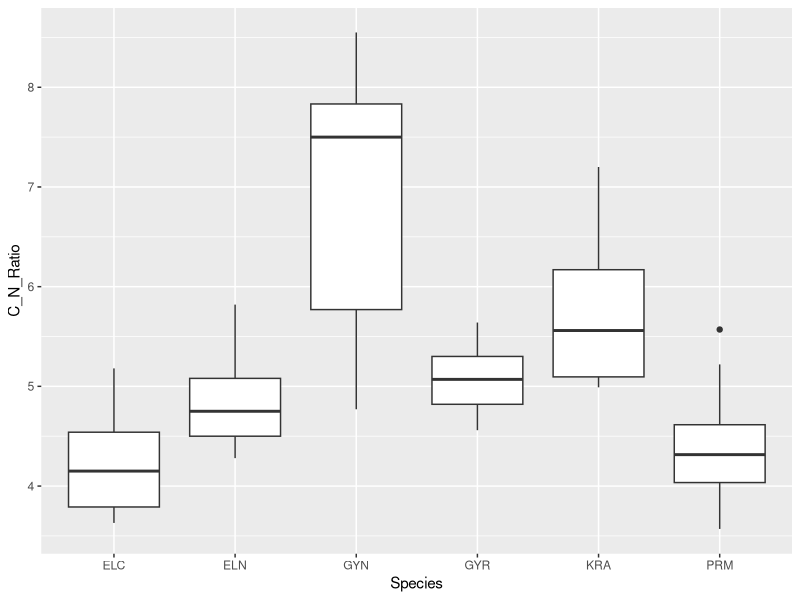

Here is the R script that generated this plot: (Note: this script raises an error after producing the figure.)
#### C:N Ratios ####

library(tidyverse)

# Import data

c_n_ratio <- read.csv("Data/CN_Ratio.csv")

# PLot

ggplot(c_n_ratio, aes(Species, C_N_Ratio)) +
  geom_boxplot()

# Anova

spp <- aov(C_N_Ratio ~ Species, data = c_n_ratio)
summary(spp)

# Species averages

aggregate(c_n_ratio$C_N_Ratio, list(c_n_ratio$Species), mean)

# Join with C_resp

c_resp <- read.csv("Data/Myctophids_M_Temp.csv")

joined <- left_join(c_n_ratio, c_resp, by = "MyNumber")

# Plot C_resp

ggplot(joined, aes(mean_M, C_N_Ratio, Species.x)) +
  geom_point(aes(x = mean_M, y = C_N_Ratio, colour = Species.x))

# Plot d13C

ggplot(joined, aes(d13C, C_N_Ratio, Species.x)) +
  geom_point(aes(x = d13C, y = C_N_Ratio, colour = Species.x))

# Plot d13C muscle

ggplot(joined, aes(d13C_musc, C_N_Ratio, Species.x)) +
  geom_point(aes(x = d13C_musc, y = C_N_Ratio, colour = Species.x))
